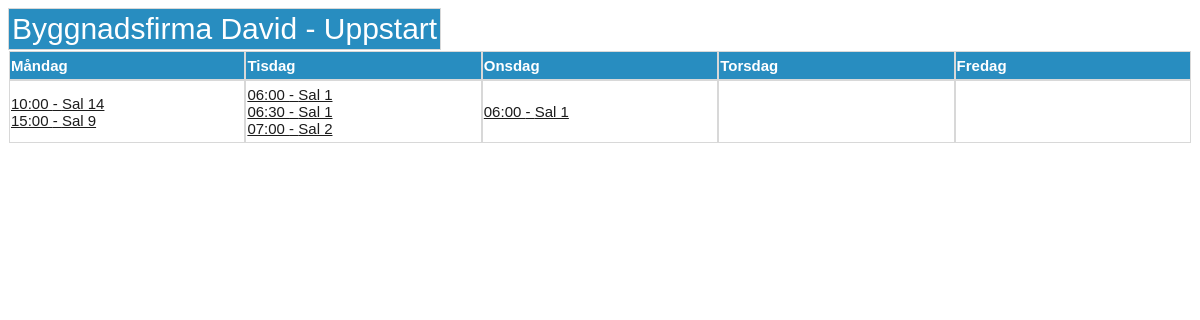
Page /booking_app/1/1/tider/ on the committed database.
### booking_app/models.py (models this page shows, shortened)
class Customer(models.Model):
	customer_name = models.CharField(max_length=50)

class Visit(models.Model):
	customer = models.ForeignKey(Customer)
	visit_name = models.CharField(max_length=50)
	visit_date = models.DateTimeField('Date')

class Time(models.Model):
	visit = models.ForeignKey(Visit)
	datetime = models.DateTimeField('Date and time')
	capacity = models.IntegerField(default=1)
	location = models.CharField(max_length=50)
	description = models.TextField()
	class Meta:
		ordering = ['datetime']

### booking_app/views.py (the view)
# urls.py: url(r'^(?P<customer_id>\d+)/(?P<visit_id>\d+)/tider/$', views.tider, name='tider'),
def tider(request, customer_id, visit_id):
    visit = get_object_or_404(Visit, pk=visit_id)
    customer = get_object_or_404(Customer, pk=customer_id)
    sort_time = Time.objects.order_by('datetime')
    return render(request, 'booking_app/tider.html', {'visit': visit, 'customer': customer, 'sort_time': sort_time})

### booking_app/templates/booking_app/tider.html (shortened to what this page needs)
<html>
{% load staticfiles %}
<link rel="stylesheet" type="text/css" href="{% static 'booking_app/style.css' %}" />
<head></head>
<body>
<div id="rubrik">{{customer.customer_name}} - {{visit.visit_name}} </div><br />
<table width="100%" align="center" >
    <tr>
        <th>Måndag</th>
        <th>Tisdag</th>
        <th>Onsdag</th>
        <th>Torsdag</th>
        <th>Fredag</th>
    </tr>
	<tr>
		<td>
		{% for time in visit.time_set.all %}
				{% if time.datetime|date:"l" == "Monday" %}
				{% include "booking_app/tider_form.html" %}
			{% endif %}
		{% endfor %}
		</td>
		<td>
		{% for time in visit.time_set.all %}
			{% if time.datetime|date:"l" == "Tuesday" %}
				{% include "booking_app/tider_form.html" %}
			{% endif %}
		{% endfor %}
		</td>
<td>
{% for time in visit.time_set.all %}
	{% if time.datetime|date:"l" == "Wednesday" %}
		{% include "booking_app/tider_form.html" %}
	{% endif %}
{% endfor %}
</td>
<td>
</td>
<td>
</td>
</tr>
</table>
</body>
</html>

### booking_app/templates/booking_app/tider_form.html
<label for="time{{ forloop.counter }}">
	<a href="{% url 'booking_app:bokningar' customer.id visit.id time.id %}">{{ time.datetime|time:"H:i"}} - {{time.location}}</a>
</label>
<br />

### booking_app/static/booking_app/style.css (style rules this page uses)
body { color: black; font : 15px "Verdana", sans-serif; }
body a { color: #1C1C1C; }
div { width:1000px; float:left; font-size: 15px; font-family: "Arial"; }
#rubrik { font-size: 30px; color: white; float: center; background: #288dc0; width: auto; border: 1px solid; border-color: #D8D8D8; padding: 3px; }
table { table-layout: fixed; width: 100%; font-size: 15px; font-family: "Arial"; }
th,td { margin: 0; text-align: left; border-collapse: collapse; outline: 1px solid #D8D8D8; }
td { padding: 5px 1px; }
th { background: #288dc0; color: white; padding: 5px 1px; }

### rows in the picture
Customer: customer_name "Byggnadsfirma David"
Visit: visit_name "Uppstart"
Time: datetime "10:00", location "Sal 14"
Time: datetime "15:00", location "Sal 9"
Time: datetime "06:00", location "Sal 1"
Time: datetime "06:30", location "Sal 1"
Time: datetime "07:00", location "Sal 2"
Time: datetime "06:00", location "Sal 1"
